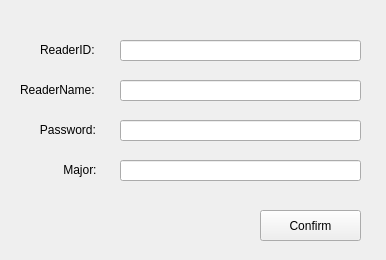
<?xml version="1.0" encoding="UTF-8"?>
<ui version="4.0">
 <class>AddReader</class>
 <widget class="QWidget" name="AddReader">
  <property name="geometry">
   <rect>
    <x>0</x>
    <y>0</y>
    <width>386</width>
    <height>260</height>
   </rect>
  </property>
  <property name="windowTitle">
   <string>AddReader</string>
  </property>
  <widget class="QPushButton" name="confirmButton">
   <property name="geometry">
    <rect>
     <x>260</x>
     <y>210</y>
     <width>101</width>
     <height>31</height>
    </rect>
   </property>
   <property name="text">
    <string>Confirm</string>
   </property>
  </widget>
  <widget class="QLabel" name="readerIDLabel">
   <property name="geometry">
    <rect>
     <x>40</x>
     <y>40</y>
     <width>71</width>
     <height>20</height>
    </rect>
   </property>
   <property name="text">
    <string>ReaderID:</string>
   </property>
  </widget>
  <widget class="QLabel" name="passwordLabel">
   <property name="geometry">
    <rect>
     <x>20</x>
     <y>120</y>
     <width>101</width>
     <height>20</height>
    </rect>
   </property>
   <property name="text">
    <string>      Password:</string>
   </property>
  </widget>
  <widget class="QLineEdit" name="passwordEdit">
   <property name="geometry">
    <rect>
     <x>120</x>
     <y>120</y>
     <width>241</width>
     <height>21</height>
    </rect>
   </property>
  </widget>
  <widget class="QLabel" name="readerNameLabel">
   <property name="geometry">
    <rect>
     <x>20</x>
     <y>80</y>
     <width>101</width>
     <height>20</height>
    </rect>
   </property>
   <property name="text">
    <string>ReaderName:</string>
   </property>
  </widget>
  <widget class="QLabel" name="majorLabel">
   <property name="geometry">
    <rect>
     <x>20</x>
     <y>160</y>
     <width>101</width>
     <height>20</height>
    </rect>
   </property>
   <property name="text">
    <string>             Major:</string>
   </property>
  </widget>
  <widget class="QLineEdit" name="readerIDEdit">
   <property name="geometry">
    <rect>
     <x>120</x>
     <y>40</y>
     <width>241</width>
     <height>21</height>
    </rect>
   </property>
  </widget>
  <widget class="QLineEdit" name="majorEdit">
   <property name="geometry">
    <rect>
     <x>120</x>
     <y>160</y>
     <width>241</width>
     <height>21</height>
    </rect>
   </property>
  </widget>
  <widget class="QLineEdit" name="readerNameEdit">
   <property name="geometry">
    <rect>
     <x>120</x>
     <y>80</y>
     <width>241</width>
     <height>21</height>
    </rect>
   </property>
  </widget>
 </widget>
 <resources/>
 <connections/>
</ui>
